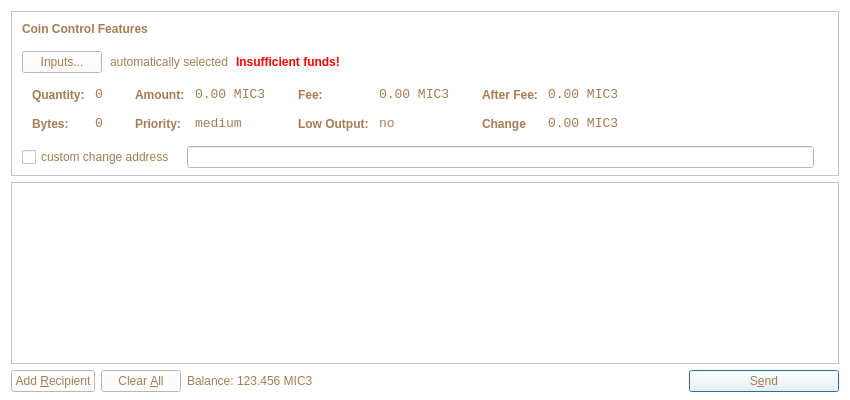
<?xml version="1.0" encoding="UTF-8"?>
<ui version="4.0">
 <class>SendCoinsDialog</class>
 <widget class="QDialog" name="SendCoinsDialog">
  <property name="geometry">
   <rect>
    <x>0</x>
    <y>0</y>
    <width>850</width>
    <height>400</height>
   </rect>
  </property>
  <property name="windowTitle">
   <string>Send Coins</string>
  </property>
  <property name="styleSheet">
   <string notr="true">background-color: white;
color: rgb(166, 124, 82);</string>
  </property>
  <layout class="QVBoxLayout" name="verticalLayout" stretch="0,1,0">
   <property name="bottomMargin">
    <number>8</number>
   </property>
   <item>
    <widget class="QFrame" name="frameCoinControl">
     <property name="sizePolicy">
      <sizepolicy hsizetype="Expanding" vsizetype="Expanding">
       <horstretch>0</horstretch>
       <verstretch>0</verstretch>
      </sizepolicy>
     </property>
     <property name="maximumSize">
      <size>
       <width>16777215</width>
       <height>16777215</height>
      </size>
     </property>
     <property name="frameShape">
      <enum>QFrame::StyledPanel</enum>
     </property>
     <property name="frameShadow">
      <enum>QFrame::Sunken</enum>
     </property>
     <layout class="QVBoxLayout" name="verticalLayoutCoinControl2">
      <property name="spacing">
       <number>6</number>
      </property>
      <property name="leftMargin">
       <number>0</number>
      </property>
      <property name="topMargin">
       <number>0</number>
      </property>
      <property name="rightMargin">
       <number>0</number>
      </property>
      <property name="bottomMargin">
       <number>6</number>
      </property>
      <item>
       <layout class="QVBoxLayout" name="verticalLayoutCoinControl" stretch="0,0,0,0,1">
        <property name="spacing">
         <number>0</number>
        </property>
        <property name="leftMargin">
         <number>10</number>
        </property>
        <property name="topMargin">
         <number>10</number>
        </property>
        <item>
         <layout class="QHBoxLayout" name="horizontalLayoutCoinControl1">
          <property name="bottomMargin">
           <number>15</number>
          </property>
          <item>
           <widget class="QLabel" name="labelCoinControlFeatures">
            <property name="sizePolicy">
             <sizepolicy hsizetype="Preferred" vsizetype="Maximum">
              <horstretch>0</horstretch>
              <verstretch>0</verstretch>
             </sizepolicy>
            </property>
            <property name="font">
             <font>
              <weight>75</weight>
              <bold>true</bold>
             </font>
            </property>
            <property name="styleSheet">
             <string notr="true">font-weight:bold;</string>
            </property>
            <property name="text">
             <string>Coin Control Features</string>
            </property>
           </widget>
          </item>
         </layout>
        </item>
        <item>
         <layout class="QHBoxLayout" name="horizontalLayoutCoinControl2" stretch="0,0,0,0">
          <property name="spacing">
           <number>8</number>
          </property>
          <property name="bottomMargin">
           <number>10</number>
          </property>
          <item>
           <widget class="QPushButton" name="pushButtonCoinControl">
            <property name="styleSheet">
             <string notr="true"/>
            </property>
            <property name="text">
             <string>Inputs...</string>
            </property>
           </widget>
          </item>
          <item>
           <widget class="QLabel" name="labelCoinControlAutomaticallySelected">
            <property name="text">
             <string>automatically selected</string>
            </property>
            <property name="margin">
             <number>5</number>
            </property>
           </widget>
          </item>
          <item>
           <widget class="QLabel" name="labelCoinControlInsuffFunds">
            <property name="font">
             <font>
              <weight>75</weight>
              <bold>true</bold>
             </font>
            </property>
            <property name="styleSheet">
             <string notr="true">color:red;font-weight:bold;</string>
            </property>
            <property name="text">
             <string>Insufficient funds!</string>
            </property>
            <property name="margin">
             <number>5</number>
            </property>
           </widget>
          </item>
          <item>
           <spacer name="horizontalSpacerCoinControl">
            <property name="orientation">
             <enum>Qt::Horizontal</enum>
            </property>
            <property name="sizeHint" stdset="0">
             <size>
              <width>40</width>
              <height>1</height>
             </size>
            </property>
           </spacer>
          </item>
         </layout>
        </item>
        <item>
         <widget class="QWidget" name="widgetCoinControl" native="true">
          <property name="sizePolicy">
           <sizepolicy hsizetype="Preferred" vsizetype="Preferred">
            <horstretch>0</horstretch>
            <verstretch>0</verstretch>
           </sizepolicy>
          </property>
          <property name="minimumSize">
           <size>
            <width>0</width>
            <height>0</height>
           </size>
          </property>
          <property name="styleSheet">
           <string notr="true"/>
          </property>
          <layout class="QHBoxLayout" name="horizontalLayoutCoinControl5">
           <property name="leftMargin">
            <number>0</number>
           </property>
           <property name="topMargin">
            <number>0</number>
           </property>
           <property name="rightMargin">
            <number>0</number>
           </property>
           <property name="bottomMargin">
            <number>0</number>
           </property>
           <item>
            <layout class="QHBoxLayout" name="horizontalLayoutCoinControl3" stretch="0,0,0,1">
             <property name="spacing">
              <number>20</number>
             </property>
             <property name="topMargin">
              <number>0</number>
             </property>
             <property name="bottomMargin">
              <number>10</number>
             </property>
             <item>
              <layout class="QFormLayout" name="formLayoutCoinControl1">
               <property name="horizontalSpacing">
                <number>10</number>
               </property>
               <property name="verticalSpacing">
                <number>14</number>
               </property>
               <property name="leftMargin">
                <number>10</number>
               </property>
               <property name="topMargin">
                <number>4</number>
               </property>
               <property name="rightMargin">
                <number>6</number>
               </property>
               <item row="0" column="0">
                <widget class="QLabel" name="labelCoinControlQuantityText">
                 <property name="styleSheet">
                  <string notr="true">font-weight:bold;</string>
                 </property>
                 <property name="text">
                  <string>Quantity:</string>
                 </property>
                 <property name="margin">
                  <number>0</number>
                 </property>
                </widget>
               </item>
               <item row="0" column="1">
                <widget class="QLabel" name="labelCoinControlQuantity">
                 <property name="font">
                  <font>
                   <family>Monospace</family>
                   <pointsize>10</pointsize>
                  </font>
                 </property>
                 <property name="cursor">
                  <cursorShape>IBeamCursor</cursorShape>
                 </property>
                 <property name="contextMenuPolicy">
                  <enum>Qt::ActionsContextMenu</enum>
                 </property>
                 <property name="text">
                  <string>0</string>
                 </property>
                 <property name="margin">
                  <number>0</number>
                 </property>
                 <property name="textInteractionFlags">
                  <set>Qt::LinksAccessibleByMouse|Qt::TextSelectableByKeyboard|Qt::TextSelectableByMouse</set>
                 </property>
                </widget>
               </item>
               <item row="1" column="0">
                <widget class="QLabel" name="labelCoinControlBytesText">
                 <property name="styleSheet">
                  <string notr="true">font-weight:bold;</string>
                 </property>
                 <property name="text">
                  <string>Bytes:</string>
                 </property>
                </widget>
               </item>
               <item row="1" column="1">
                <widget class="QLabel" name="labelCoinControlBytes">
                 <property name="font">
                  <font>
                   <family>Monospace</family>
                   <pointsize>10</pointsize>
                  </font>
                 </property>
                 <property name="cursor">
                  <cursorShape>IBeamCursor</cursorShape>
                 </property>
                 <property name="contextMenuPolicy">
                  <enum>Qt::ActionsContextMenu</enum>
                 </property>
                 <property name="text">
                  <string>0</string>
                 </property>
                 <property name="textInteractionFlags">
                  <set>Qt::LinksAccessibleByMouse|Qt::TextSelectableByKeyboard|Qt::TextSelectableByMouse</set>
                 </property>
                </widget>
               </item>
              </layout>
             </item>
             <item>
              <layout class="QFormLayout" name="formLayoutCoinControl2">
               <property name="horizontalSpacing">
                <number>10</number>
               </property>
               <property name="verticalSpacing">
                <number>14</number>
               </property>
               <property name="leftMargin">
                <number>6</number>
               </property>
               <property name="topMargin">
                <number>4</number>
               </property>
               <property name="rightMargin">
                <number>6</number>
               </property>
               <item row="0" column="0">
                <widget class="QLabel" name="labelCoinControlAmountText">
                 <property name="styleSheet">
                  <string notr="true">font-weight:bold;</string>
                 </property>
                 <property name="text">
                  <string>Amount:</string>
                 </property>
                 <property name="margin">
                  <number>0</number>
                 </property>
                </widget>
               </item>
               <item row="0" column="1">
                <widget class="QLabel" name="labelCoinControlAmount">
                 <property name="font">
                  <font>
                   <family>Monospace</family>
                   <pointsize>10</pointsize>
                  </font>
                 </property>
                 <property name="cursor">
                  <cursorShape>IBeamCursor</cursorShape>
                 </property>
                 <property name="contextMenuPolicy">
                  <enum>Qt::ActionsContextMenu</enum>
                 </property>
                 <property name="text">
                  <string>0.00 MIC3</string>
                 </property>
                 <property name="textInteractionFlags">
                  <set>Qt::LinksAccessibleByMouse|Qt::TextSelectableByKeyboard|Qt::TextSelectableByMouse</set>
                 </property>
                </widget>
               </item>
               <item row="1" column="0">
                <widget class="QLabel" name="labelCoinControlPriorityText">
                 <property name="styleSheet">
                  <string notr="true">font-weight:bold;</string>
                 </property>
                 <property name="text">
                  <string>Priority:</string>
                 </property>
                </widget>
               </item>
               <item row="1" column="1">
                <widget class="QLabel" name="labelCoinControlPriority">
                 <property name="font">
                  <font>
                   <family>Monospace</family>
                   <pointsize>10</pointsize>
                  </font>
                 </property>
                 <property name="cursor">
                  <cursorShape>IBeamCursor</cursorShape>
                 </property>
                 <property name="contextMenuPolicy">
                  <enum>Qt::ActionsContextMenu</enum>
                 </property>
                 <property name="text">
                  <string>medium</string>
                 </property>
                 <property name="textInteractionFlags">
                  <set>Qt::LinksAccessibleByMouse|Qt::TextSelectableByKeyboard|Qt::TextSelectableByMouse</set>
                 </property>
                </widget>
               </item>
              </layout>
             </item>
             <item>
              <layout class="QFormLayout" name="formLayoutCoinControl3">
               <property name="horizontalSpacing">
                <number>10</number>
               </property>
               <property name="verticalSpacing">
                <number>14</number>
               </property>
               <property name="leftMargin">
                <number>6</number>
               </property>
               <property name="topMargin">
                <number>4</number>
               </property>
               <property name="rightMargin">
                <number>6</number>
               </property>
               <item row="0" column="0">
                <widget class="QLabel" name="labelCoinControlFeeText">
                 <property name="styleSheet">
                  <string notr="true">font-weight:bold;</string>
                 </property>
                 <property name="text">
                  <string>Fee:</string>
                 </property>
                 <property name="margin">
                  <number>0</number>
                 </property>
                </widget>
               </item>
               <item row="0" column="1">
                <widget class="QLabel" name="labelCoinControlFee">
                 <property name="font">
                  <font>
                   <family>Monospace</family>
                   <pointsize>10</pointsize>
                  </font>
                 </property>
                 <property name="cursor">
                  <cursorShape>IBeamCursor</cursorShape>
                 </property>
                 <property name="contextMenuPolicy">
                  <enum>Qt::ActionsContextMenu</enum>
                 </property>
                 <property name="text">
                  <string>0.00 MIC3</string>
                 </property>
                 <property name="textInteractionFlags">
                  <set>Qt::LinksAccessibleByMouse|Qt::TextSelectableByKeyboard|Qt::TextSelectableByMouse</set>
                 </property>
                </widget>
               </item>
               <item row="1" column="0">
                <widget class="QLabel" name="labelCoinControlLowOutputText">
                 <property name="styleSheet">
                  <string notr="true">font-weight:bold;</string>
                 </property>
                 <property name="text">
                  <string>Low Output:</string>
                 </property>
                </widget>
               </item>
               <item row="1" column="1">
                <widget class="QLabel" name="labelCoinControlLowOutput">
                 <property name="font">
                  <font>
                   <family>Monospace</family>
                   <pointsize>10</pointsize>
                  </font>
                 </property>
                 <property name="cursor">
                  <cursorShape>IBeamCursor</cursorShape>
                 </property>
                 <property name="contextMenuPolicy">
                  <enum>Qt::ActionsContextMenu</enum>
                 </property>
                 <property name="text">
                  <string>no</string>
                 </property>
                 <property name="textInteractionFlags">
                  <set>Qt::LinksAccessibleByMouse|Qt::TextSelectableByKeyboard|Qt::TextSelectableByMouse</set>
                 </property>
                </widget>
               </item>
              </layout>
             </item>
             <item>
              <layout class="QFormLayout" name="formLayoutCoinControl4">
               <property name="horizontalSpacing">
                <number>10</number>
               </property>
               <property name="verticalSpacing">
                <number>14</number>
               </property>
               <property name="leftMargin">
                <number>6</number>
               </property>
               <property name="topMargin">
                <number>4</number>
               </property>
               <property name="rightMargin">
                <number>6</number>
               </property>
               <item row="0" column="0">
                <widget class="QLabel" name="labelCoinControlAfterFeeText">
                 <property name="styleSheet">
                  <string notr="true">font-weight:bold;</string>
                 </property>
                 <property name="text">
                  <string>After Fee:</string>
                 </property>
                 <property name="margin">
                  <number>0</number>
                 </property>
                </widget>
               </item>
               <item row="0" column="1">
                <widget class="QLabel" name="labelCoinControlAfterFee">
                 <property name="font">
                  <font>
                   <family>Monospace</family>
                   <pointsize>10</pointsize>
                  </font>
                 </property>
                 <property name="cursor">
                  <cursorShape>IBeamCursor</cursorShape>
                 </property>
                 <property name="contextMenuPolicy">
                  <enum>Qt::ActionsContextMenu</enum>
                 </property>
                 <property name="text">
                  <string>0.00 MIC3</string>
                 </property>
                 <property name="textInteractionFlags">
                  <set>Qt::LinksAccessibleByMouse|Qt::TextSelectableByKeyboard|Qt::TextSelectableByMouse</set>
                 </property>
                </widget>
               </item>
               <item row="1" column="0">
                <widget class="QLabel" name="labelCoinControlChangeText">
                 <property name="styleSheet">
                  <string notr="true">font-weight:bold;</string>
                 </property>
                 <property name="text">
                  <string>Change</string>
                 </property>
                </widget>
               </item>
               <item row="1" column="1">
                <widget class="QLabel" name="labelCoinControlChange">
                 <property name="font">
                  <font>
                   <family>Monospace</family>
                   <pointsize>10</pointsize>
                  </font>
                 </property>
                 <property name="cursor">
                  <cursorShape>IBeamCursor</cursorShape>
                 </property>
                 <property name="contextMenuPolicy">
                  <enum>Qt::ActionsContextMenu</enum>
                 </property>
                 <property name="text">
                  <string>0.00 MIC3</string>
                 </property>
                 <property name="textInteractionFlags">
                  <set>Qt::LinksAccessibleByMouse|Qt::TextSelectableByKeyboard|Qt::TextSelectableByMouse</set>
                 </property>
                </widget>
               </item>
              </layout>
             </item>
            </layout>
           </item>
          </layout>
         </widget>
        </item>
        <item>
         <layout class="QHBoxLayout" name="horizontalLayoutCoinControl4" stretch="0,0,0">
          <property name="spacing">
           <number>12</number>
          </property>
          <property name="sizeConstraint">
           <enum>QLayout::SetDefaultConstraint</enum>
          </property>
          <property name="topMargin">
           <number>5</number>
          </property>
          <property name="rightMargin">
           <number>5</number>
          </property>
          <item>
           <widget class="QCheckBox" name="checkBoxCoinControlChange">
            <property name="text">
             <string>custom change address</string>
            </property>
           </widget>
          </item>
          <item>
           <widget class="QLineEdit" name="lineEditCoinControlChange">
            <property name="enabled">
             <bool>false</bool>
            </property>
            <property name="sizePolicy">
             <sizepolicy hsizetype="Expanding" vsizetype="Fixed">
              <horstretch>0</horstretch>
              <verstretch>0</verstretch>
             </sizepolicy>
            </property>
           </widget>
          </item>
          <item>
           <widget class="QLabel" name="labelCoinControlChangeLabel">
            <property name="sizePolicy">
             <sizepolicy hsizetype="Preferred" vsizetype="Expanding">
              <horstretch>0</horstretch>
              <verstretch>0</verstretch>
             </sizepolicy>
            </property>
            <property name="minimumSize">
             <size>
              <width>0</width>
              <height>0</height>
             </size>
            </property>
            <property name="text">
             <string/>
            </property>
            <property name="margin">
             <number>3</number>
            </property>
           </widget>
          </item>
         </layout>
        </item>
        <item>
         <spacer name="verticalSpacerCoinControl">
          <property name="orientation">
           <enum>Qt::Vertical</enum>
          </property>
          <property name="sizeHint" stdset="0">
           <size>
            <width>800</width>
            <height>1</height>
           </size>
          </property>
         </spacer>
        </item>
       </layout>
      </item>
     </layout>
    </widget>
   </item>
   <item>
    <widget class="QScrollArea" name="scrollArea">
     <property name="widgetResizable">
      <bool>true</bool>
     </property>
     <widget class="QWidget" name="scrollAreaWidgetContents">
      <property name="geometry">
       <rect>
        <x>0</x>
        <y>0</y>
        <width>830</width>
        <height>172</height>
       </rect>
      </property>
      <layout class="QVBoxLayout" name="verticalLayout_2">
       <property name="leftMargin">
        <number>0</number>
       </property>
       <property name="topMargin">
        <number>0</number>
       </property>
       <property name="rightMargin">
        <number>0</number>
       </property>
       <property name="bottomMargin">
        <number>0</number>
       </property>
       <item>
        <layout class="QVBoxLayout" name="entries">
         <property name="spacing">
          <number>6</number>
         </property>
        </layout>
       </item>
       <item>
        <spacer name="verticalSpacer">
         <property name="orientation">
          <enum>Qt::Vertical</enum>
         </property>
         <property name="sizeHint" stdset="0">
          <size>
           <width>20</width>
           <height>40</height>
          </size>
         </property>
        </spacer>
       </item>
      </layout>
     </widget>
    </widget>
   </item>
   <item>
    <layout class="QHBoxLayout" name="horizontalLayout">
     <item>
      <widget class="QPushButton" name="addButton">
       <property name="toolTip">
        <string>Send to multiple recipients at once</string>
       </property>
       <property name="text">
        <string>Add &amp;Recipient</string>
       </property>
       <property name="icon">
        <iconset resource="../bitcoin.qrc">
         <normaloff>:/icons/add</normaloff>:/icons/add</iconset>
       </property>
       <property name="autoDefault">
        <bool>false</bool>
       </property>
      </widget>
     </item>
     <item>
      <widget class="QPushButton" name="clearButton">
       <property name="sizePolicy">
        <sizepolicy hsizetype="Minimum" vsizetype="Fixed">
         <horstretch>0</horstretch>
         <verstretch>0</verstretch>
        </sizepolicy>
       </property>
       <property name="toolTip">
        <string>Remove all transaction fields</string>
       </property>
       <property name="text">
        <string>Clear &amp;All</string>
       </property>
       <property name="icon">
        <iconset resource="../bitcoin.qrc">
         <normaloff>:/icons/remove</normaloff>:/icons/remove</iconset>
       </property>
       <property name="autoRepeatDelay">
        <number>300</number>
       </property>
       <property name="autoDefault">
        <bool>false</bool>
       </property>
      </widget>
     </item>
     <item>
      <layout class="QHBoxLayout" name="horizontalLayout_2">
       <property name="spacing">
        <number>3</number>
       </property>
       <item>
        <widget class="QLabel" name="label">
         <property name="sizePolicy">
          <sizepolicy hsizetype="Preferred" vsizetype="Fixed">
           <horstretch>0</horstretch>
           <verstretch>0</verstretch>
          </sizepolicy>
         </property>
         <property name="text">
          <string>Balance:</string>
         </property>
        </widget>
       </item>
       <item>
        <widget class="QLabel" name="labelBalance">
         <property name="sizePolicy">
          <sizepolicy hsizetype="Preferred" vsizetype="Fixed">
           <horstretch>0</horstretch>
           <verstretch>0</verstretch>
          </sizepolicy>
         </property>
         <property name="cursor">
          <cursorShape>IBeamCursor</cursorShape>
         </property>
         <property name="text">
          <string>123.456 MIC3</string>
         </property>
         <property name="textInteractionFlags">
          <set>Qt::LinksAccessibleByMouse|Qt::TextSelectableByKeyboard|Qt::TextSelectableByMouse</set>
         </property>
        </widget>
       </item>
      </layout>
     </item>
     <item>
      <spacer name="horizontalSpacer">
       <property name="orientation">
        <enum>Qt::Horizontal</enum>
       </property>
       <property name="sizeHint" stdset="0">
        <size>
         <width>40</width>
         <height>20</height>
        </size>
       </property>
      </spacer>
     </item>
     <item>
      <widget class="QPushButton" name="sendButton">
       <property name="minimumSize">
        <size>
         <width>150</width>
         <height>0</height>
        </size>
       </property>
       <property name="toolTip">
        <string>Confirm the send action</string>
       </property>
       <property name="text">
        <string>S&amp;end</string>
       </property>
       <property name="icon">
        <iconset resource="../bitcoin.qrc">
         <normaloff>:/icons/send</normaloff>:/icons/send</iconset>
       </property>
       <property name="default">
        <bool>true</bool>
       </property>
      </widget>
     </item>
    </layout>
   </item>
  </layout>
 </widget>
 <resources>
  <include location="../bitcoin.qrc"/>
 </resources>
 <connections/>
</ui>
